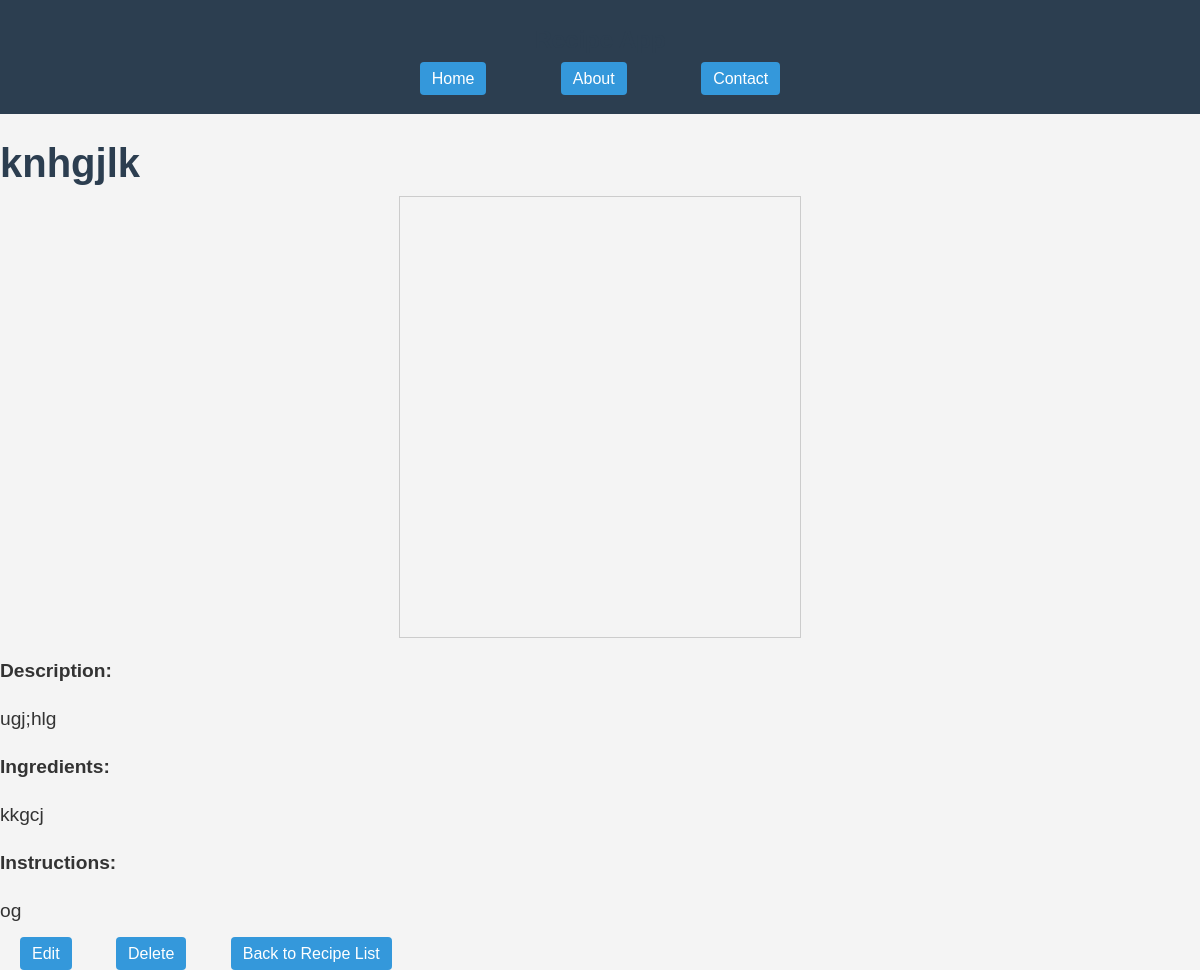
Screenshot of /recipe/knhgjlk/ with the database file from the repository.
### recipes/models.py (models this page shows, shortened)
class Recipe(models.Model):
    title = models.CharField(max_length=100)
    slug = AutoSlugField(populate_from='title', unique=True, null=True)
    recipe_image = models.FileField(upload_to="recipes/", max_length=250, null=True,default=None)
    description = models.TextField()
    ingredients = models.TextField()
    instructions = models.TextField()
    content = HTMLField(default="Content not available")
    created_at = models.DateTimeField(auto_now_add=True)

### recipes/views.py (the view)
# urls.py: path('recipe/<slug:slug>/', views.recipe_detail, name='recipe_detail'),
def recipe_detail(request, slug):
    recipe = get_object_or_404(Recipe, slug=slug)
    return render(request, 'recipes/recipe_detail.html', {'recipe': recipe})

### recipes/templates/recipes/recipe_detail.html (shortened to what this page needs)
{% extends 'recipes/base.html' %}
{% block content %}
<h1>{{ recipe.title }}</h1>
<div class="container">
</div>
<p><strong>Description: </strong>{{ recipe.description|safe }}</p>
<p><strong>Ingredients: </strong>{{ recipe.ingredients|safe }}</p>
<p><strong>Instructions: </strong>{{ recipe.instructions|safe }}</p>
<a href="{% url 'recipe_update' recipe.slug %}">Edit</a>
<a href="{% url 'recipe_delete' recipe.slug %}">Delete</a>
<a href="{% url 'recipe_list' %}">Back to Recipe List</a>
{% endblock %}

### recipes/static/css/style.css (style rules this page uses)
body { font-family: Arial, sans-serif; background-color: #f4f4f4; color: #333; margin: 0; padding: 0; }
h1, h2 { color: #2c3e50; }
h1 { font-size: 2.5em; margin-bottom: 10px; }
p { font-size: 1.2em; line-height: 1.5; }
.container { width: 30vw; height: 50vh; border: 1px solid #ccc; overflow: hidden; }
a, button { color: #fff; background-color: #3498db; padding: 8px 12px; text-decoration: none; border-radius: 4px; margin: 20px; }
.container { max-width: 800px; margin: auto; padding: 20px; }

### rows the page displays
Recipe: title "knhgjlk", description "ugj;hlg", ingredients "kkgcj", instructions "og"
